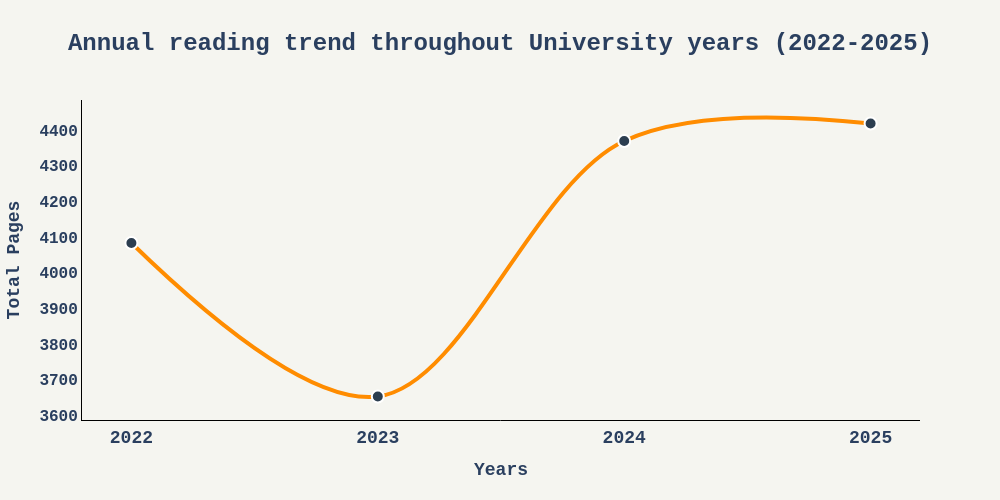

Write notebook code for a chart like this one.
### Markdown cell above
### First Sub-question Visualization
**1. How much did I read in these specific years (2022 to 2025)? Was I consistent throughout the years?**

To answer this specific preliminary question, I compared the annual number of pages through a line chart. This visualization highlights the overall trend during the last four years of university, where the data points represent the total number of pages read each year. The chart shows peaks and lows in my reading engagement over the long term.

### Code cell
import plotly.express as px

yearly_trend = df_full.groupby('Year')['Pages'].sum().reset_index()
y_values = list(range(0, int(yearly_trend['Pages'].max()) + 1000, 100))

line_chart = px.line(yearly_trend, 
                     x="Year",
                     y="Pages",
                     markers=True,
                     line_shape="spline",
                    )

line_chart.update_traces(
                        line_color='#FF8C00',    
                        line_width=4,          
                        marker=dict(size=12, color='#2C3E50', line=dict(width=2, color='white')), 
                        textposition="top center",
                        textfont=dict(size=14, family="Arial"),
                        hoverlabel=dict(
                        bgcolor="#F5DEB3",      
                        bordercolor="black",    
                        font_size=14,             
                        font_family="Courier New, monospace",
                        font_color="black"
                    ),
                        hovertemplate="<b>Year %{x}</b><br>Total Pages: <b>%{y}</b><extra></extra>"
                        )

line_chart.update_layout(
    template="plotly_white",   
    title=dict(
        text="<b>Annual reading trend throughout University years (2022-2025)</b>", 
        x=0.5,            
        font=dict(size=24, family="Courier New, monospace")
    ),
    xaxis=dict(
        title=dict(
            text="<b>Years</b>", 
            font=dict(size=18, family="Courier New, monospace") 
        ),
        tickmode='array',
        tickvals=unique_years, 
        ticktext=[f"<b>{year}</b>" for year in unique_years],
        tickfont=dict(size=18, family="Courier New, monospace"), 
        showgrid=False,        
        linecolor='black'
    ),
    yaxis=dict(
        title=dict(
            text="<b>Total Pages</b>", 
            font=dict(size=18, family="Courier New, monospace")
        ),
        tickmode='array',
        tickvals=y_values,
        ticktext=[f"<b>{val}</b>" for val in y_values],
        tickfont=dict(size=16, family="Courier New, monospace"),
        showgrid=False,        
        linecolor='black',
        fixedrange=True
    ),
    width=1000,
    height=500,
    autosize=False,
    margin=dict(t=100)
)

line_chart.update_layout(
    plot_bgcolor='#F5F5F0', 
    paper_bgcolor='#F5F5F0', 
)

line_chart.update_xaxes(fixedrange=True)
line_chart.update_yaxes(fixedrange=True)

line_chart.show()

### Figure 1 — Plotly figure (JSON) as saved in the notebook; plotly's stock layout.template omitted (floating-point values rounded to 4 significant figures)
{"data": [{"hoverlabel": {"bgcolor": "#F5DEB3", "bordercolor": "black", "font": {"color": "black", "family": "Courier New, monospace", "size": 14}}, "hovertemplate": "<b>Year %{x}</b><br>Total Pages: <b>%{y}</b><extra></extra>", "legendgroup": "", "line": {"color": "#FF8C00", "dash": "solid", "shape": "spline", "width": 4}, "marker": {"color": "#2C3E50", "line": {"color": "white", "width": 2}, "size": 12, "symbol": "circle"}, "mode": "lines+markers", "name": "", "orientation": "v", "showlegend": false, "textfont": {"family": "Arial", "size": 14}, "textposition": "top center", "type": "scatter", "x": [2022, 2023, 2024, 2025], "xaxis": "x", "y": [4084.0, 3652.0, 4370.0, 4419.0], "yaxis": "y"}], "layout": {"autosize": false, "height": 500, "legend": {"tracegroupgap": 0}, "margin": {"t": 100}, "paper_bgcolor": "#F5F5F0", "plot_bgcolor": "#F5F5F0", "title": {"font": {"family": "Courier New, monospace", "size": 24}, "text": "<b>Annual reading trend throughout University years (2022-2025)</b>", "x": 0.5}, "width": 1000, "xaxis": {"anchor": "y", "domain": [0, 1], "fixedrange": true, "linecolor": "black", "showgrid": false, "tickfont": {"family": "Courier New, monospace", "size": 18}, "tickmode": "array", "ticktext": ["<b>2022</b>", "<b>2023</b>", "<b>2024</b>", "<b>2025</b>"], "tickvals": [2022, 2023, 2024, 2025], "title": {"font": {"family": "Courier New, monospace", "size": 18}, "text": "<b>Years</b>"}}, "yaxis": {"anchor": "x", "domain": [0, 1], "fixedrange": true, "linecolor": "black", "showgrid": false, "tickfont": {"family": "Courier New, monospace", "size": 16}, "tickmode": "array", "ticktext": ["<b>0</b>", "<b>100</b>", "<b>200</b>", "<b>300</b>", "<b>400</b>", "<b>500</b>", "<b>600</b>", "<b>700</b>", "<b>800</b>", "<b>900</b>", "<b>1000</b>", "<b>1100</b>", "<b>1200</b>", "<b>1300</b>", "<b>1400</b>", "<b>1500</b>", "<b>1600</b>", "<b>1700</b>", "<b>1800</b>", "<b>1900</b>", "<b>2000</b>", "<b>2100</b>", "<b>2200</b>", "<b>2300</b>", "<b>2400</b>", "<b>2500</b>", "<b>2600</b>", "<b>2700</b>", "<b>2800</b>", "<b>2900</b>", "<b>3000</b>", "<b>3100</b>", "<b>3200</b>", "<b>3300</b>", "<b>3400</b>", "<b>3500</b>", "<b>3600</b>", "<b>3700</b>", "<b>3800</b>", "<b>3900</b>", "<b>4000</b>", "<b>4100</b>", "<b>4200</b>", "<b>4300</b>", "<b>4400</b>", "<b>4500</b>", "<b>4600</b>", "<b>4700</b>", "<b>4800</b>", "<b>4900</b>", "<b>5000</b>", "<b>5100</b>", "<b>5200</b>", "<b>5300</b>", "<b>5400</b>"], "tickvals": [0, 100, 200, 300, 400, 500, 600, 700, 800, 900, 1000, 1100, 1200, 1300, 1400, 1500, 1600, 1700, 1800, 1900, 2000, 2100, 2200, 2300, 2400, 2500, 2600, 2700, 2800, 2900, 3000, 3100, 3200, 3300, 3400, 3500, 3600, 3700, 3800, 3900, 4000, 4100, 4200, 4300, 4400, 4500, 4600, 4700, 4800, 4900, 5000, 5100, 5200, 5300, 5400], "title": {"font": {"family": "Courier New, monospace", "size": 18}, "text": "<b>Total Pages</b>"}}}}
